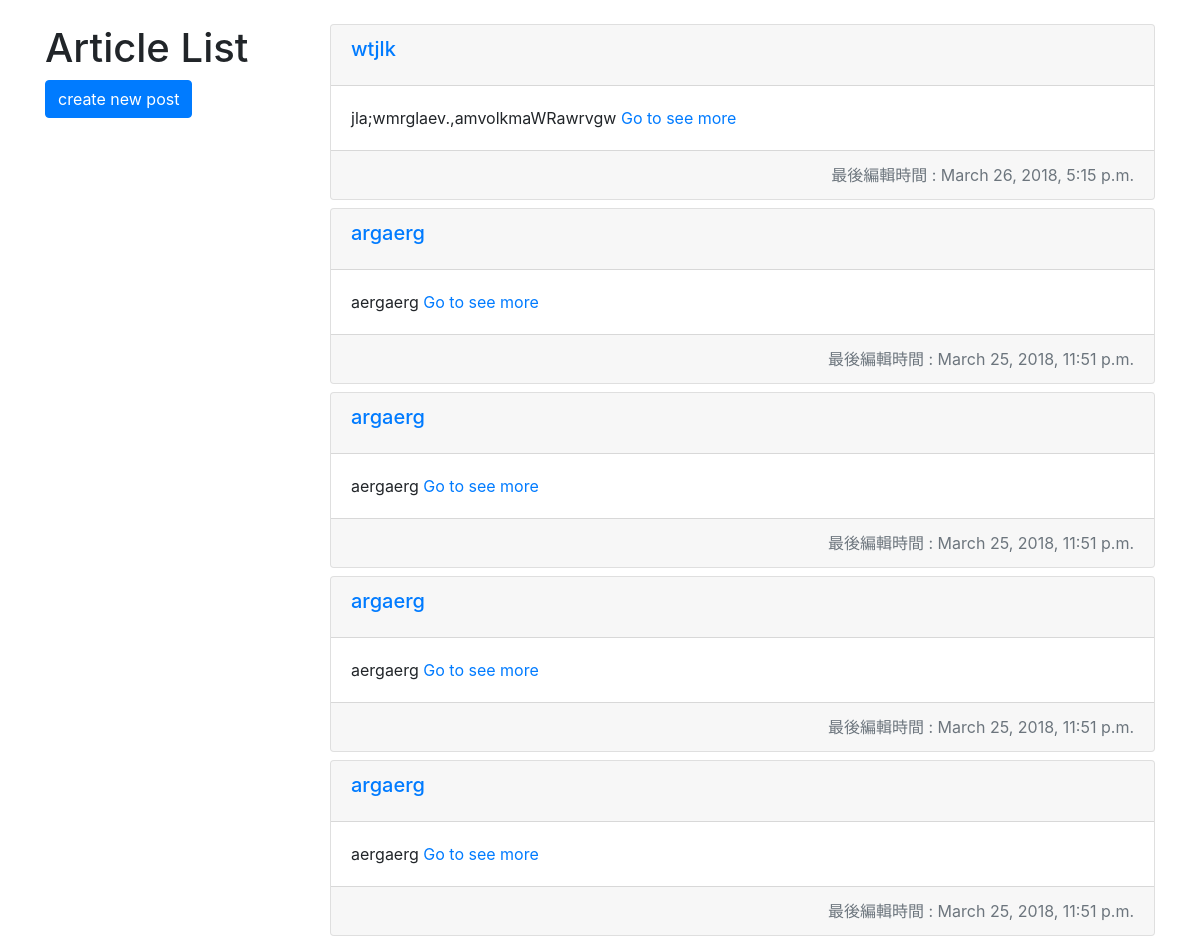
/posts/ (upper part), run on an earlier commit of the app's database.
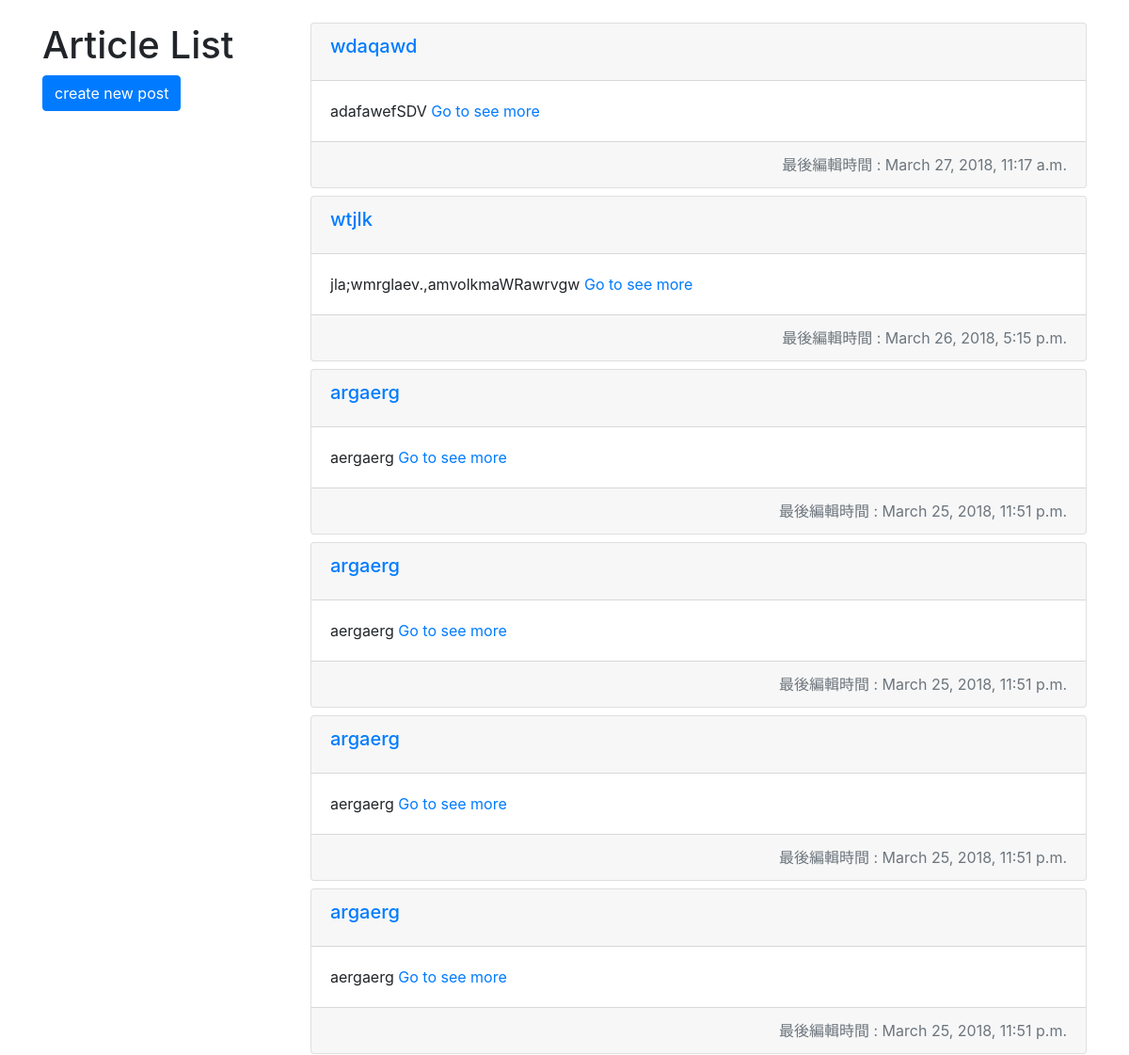
And on a later commit of the database.
### posts/models.py (models this page shows, shortened)
class Post(models.Model):
    title = models.CharField(max_length=120)
    content = models.TextField()
    updated = models.DateTimeField(auto_now=True, auto_now_add=False)
    timestamp = models.DateTimeField(auto_now=False, auto_now_add=True)
    def __str__(self):
        return self.content
    def get_absolute_url(self):
        return reverse("posts:detail", kwargs={"id": self.id}) #kwargs固定用法

### posts/views.py (the view)
def post_list(request):
    queryset = Post.objects.all().order_by('-timestamp')
    context = {
        "object_list": queryset,
        "title": "Article List"
    }
    return render(request, "index.html", context)

### template/index.html (shortened to what this page needs)
<!DOCTYPE html>
<html lang="en" dir="ltr">
<head>
  <link rel="stylesheet" href="https://maxcdn.bootstrapcdn.com/bootstrap/4.0.0-beta/css/bootstrap.min.css">
</head>
<body>
  <div class="container mt-4">
    <div class="row">
      <div class="col-3">
        <h1>{{title}}</h1>
        <a href="/posts/create" class="btn btn-primary">create new post</a>
      </div>
      <div class="col-lg-9 col-sm-12">
        {% for obj in object_list %}
        <div class="card text-center mb-2">
          <div class="card-header">
            <h5 class="card-title text-left"><a href="{{ obj.get_absolute_url }}">{{obj.title}}</a></h5>
          </div>
          <div class="card-body">
            <p class="card-text text-left">{{obj.content}} <a href="{{ obj.get_absolute_url }}">Go to see more</a></p>
          </div>
          <div class="card-footer text-muted text-right">
            最後編輯時間 : {{obj.updated}}
          </div>
        </div>
        {% endfor %}
      </div>
    </div>
  </div>
</body>
</html>

What changed in the data, as far as the page shows it:
added Post: title "wdaqawd", content "adafawefSDV", updated "March 27, 2018, 11:17 a.m."
